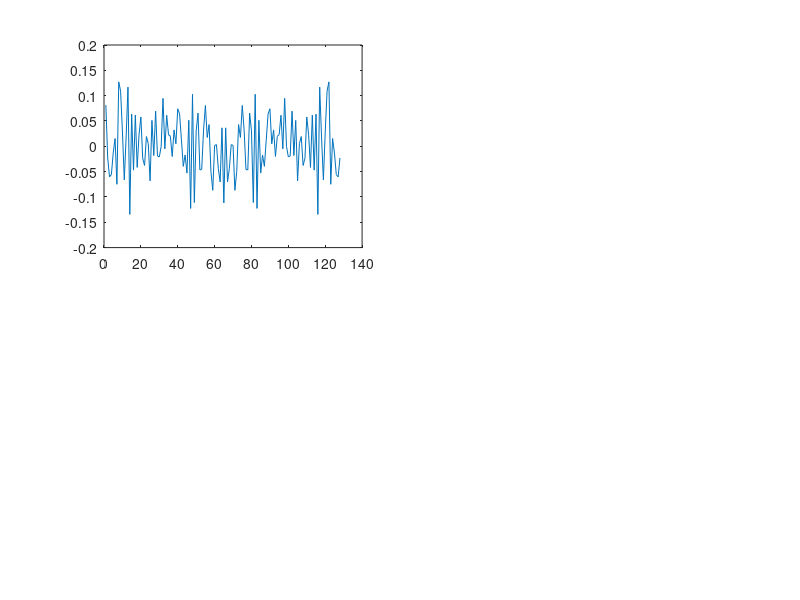

Recreate this plot in MATLAB.
% Generate 128 samples of a sinusoidal signals say x1of frequency 120Hz. Take the amplitude A to be 1, phase to be 0 and sampling
% frequency to be 8KHz. Now add Gaussian noise to x1 and plot the same.
% Now remove the noise using ifft and plot the signal.(You need to remove the imaginary part after calling ifft by calling matlab function real(), 
% % which gives the real part of a complex number). 
% Check for the spectrum before and after removing the noise.
% audiorecorder
% recordblocking()
% getaudiodata()

N = 128;
fs = 8000;
f1 = 120;
t = 0: 1/fs : N/fs - 1/fs;
x1 = sin(2 * pi * t * f1);
noise = (randn(1, length(x1)));
x1_noise = x1 + noise;
subplot(2, 2, 1);
plot(x1_noise);
title('Transmitted Signal');
x1_ifft = ifft(x1_noise);
noise_ifft = ifft(noise);
noise_ifft_real = real(noise_ifft);
x1_ifft_real = real(x1_ifft);
plot(x1_ifft_real);